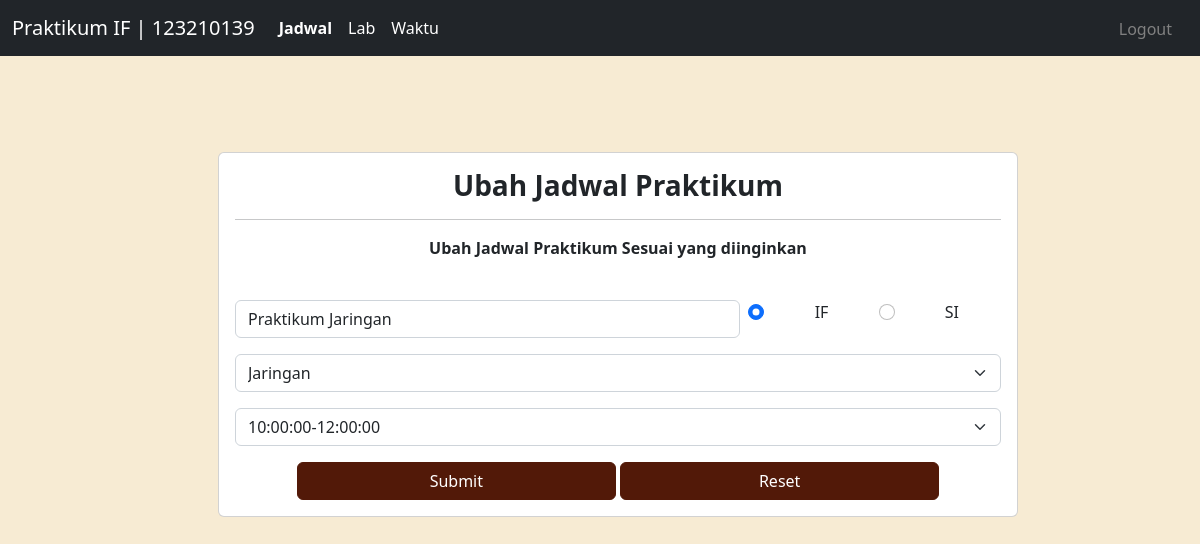
Page /edit_jadwal.php?id_jadwal=15 (signed in) on the committed database.
### tables this page shows
CREATE TABLE `jadwal` (
  `id_jadwal` int(11) NOT NULL,
  `mk` varchar(50) NOT NULL,
  `jurusan` varchar(2) NOT NULL,
  `id_lab` int(11) NOT NULL,
  `id_waktu` int(11) NOT NULL
);

### edit_jadwal.php (the view, shortened to what this page needs)
<!DOCTYPE html>
<html lang="en">
<head>
    <link href="https://cdn.jsdelivr.net/npm/bootstrap@5.2.2/dist/css/bootstrap.min.css" rel="stylesheet">
</head>
<body>
    <?php
    include "koneksi.php";
    $id_jadwal  = $_GET['id_jadwal'];
    $query      = mysqli_query($connect, "SELECT * FROM jadwal where id_jadwal=$id_jadwal");
    $data       = mysqli_fetch_array($query);
    ?>
    <nav class="navbar navbar-expand-lg bg-dark">
        <div class="container-fluid">
            <a class="navbar-brand">
                <font color="white">Praktikum IF | 123210139
            </a></font>
            <div class="collapse navbar-collapse" id="navbarNavAltMarkup">
                <div class="navbar-nav">
                    <a class="nav-link" href="jadwal.php">
                        <font color="white"><b>Jadwal</b>
                    </a></font>
                    <a class="nav-link" href="lab.php">
                        <font color="white">Lab
                    </a></font>
                    <a class="nav-link" href="waktu.php">
                        <font color="white">Waktu
                    </a></font>
                </div>
            </div>
            <a class="navbar-brand" href="logout.php">
                <font size="3" , color="grey">Logout</font>
            </a>
        </div>
    </nav>
    <br>
    <center>
        <div class="container m-5 p-4">
            <div class="card" style="width: 50rem;">
                <div class="card-body">
                    <h3><b>Ubah Jadwal Praktikum</b></h3>
                    <hr>
                    <p><b>Ubah Jadwal Praktikum Sesuai yang diinginkan</b></p>
                    <br>
                    <form method="POST" action="editjadwal_proses.php?id_jadwal=<?= $_GET['id_jadwal'] ?>" class="row g-3">
                        <div class="col-8">
                            <input type="text" class="form-control" aria-label="mk" name="mk" value="<?= $data['mk'] ?>">
                        </div>
                        <div class="form-check col-2">
                            <input class="form-check-input" type="radio" name="jurusan" id="gridRadios1" value="<?= $data['jurusan'] ?>" <?php if ($data['jurusan'] == 'IF') echo 'checked' ?>>
                            <label class="form-check-label" for="gridRadios1">
                                IF
                            </label>
                        </div>
                        <div class="form-check col-2">
                            <input class="form-check-input" type="radio" name="jurusan" id="gridRadios2" value="<?= $data['jurusan'] ?>" <?php if ($data['jurusan'] == 'SI') echo 'checked' ?>>
                            <label class="form-check-label" for="gridRadios2">
                                SI
                            </label>
                        </div>
                        <div class="col-12">
                            <select name="id_lab" id="inputState" class="form-select">
                                <?php
                                $sql2    = "SELECT * FROM lab;";
                                $query2  = mysqli_query($connect, $sql2);
                                while ($data_lab = mysqli_fetch_array($query2)) {
                                    if ($data['id_lab'] == $data_lab['id_lab']) {
                                        $select = "selected";
                                    } else {
                                        $select = "";
                                    }
                                    echo "<option value=" . $data_lab['id_lab'] . " $select>" . $data_lab['lab'] . "</option>";
                                }
                                ?>
                            </select>
                        </div>
                        <div class="col-12">
                            <select name="id_waktu" id="inputState" class="form-select">
                                <?php
                                $sql3    = "SELECT * FROM waktu;";
                                $query3  = mysqli_query($connect, $sql3);
                                while ($data_waktu = mysqli_fetch_array($query3)) {
                                    if ($data['id_waktu'] == $data_waktu['id_waktu']) {
                                        $select = "selected";
                                    } else {
                                        $select = "";
                                    }
                                    echo "<option value=" . $data_waktu['id_waktu'] . " $select>" . $data_waktu['waktu_mulai'] . "-" . $data_waktu['waktu_selesai'] . "</option>";
                                }
                                ?>
                            </select>
                        </div>
                        <div class="d-grid gap-2 col-12 d-md-block">
                            <input type="submit" class="btn btn-dark btn-custom col-5">
                            <button type="reset" class="btn btn-dark btn-custom col-5">Reset</button>
                        </div>
                    </form>
                </div>
            </div>
        </div>
    </center>
</body>
</html>

### edit_jadwal.php (style rules this page uses)
body { background-color: #f7ebd3; }
h3 { font-family: 'Segoe UI'; }
p { font-family: 'Segoe UI'; }
.btn-custom { color: #ffffff; background-color: #521908; border-color: #521908; }

### rows in the picture
jadwal: mk "Praktikum Jaringan", jurusan "☑ IF", jurusan "☐ SI"

### other values in the picture
form field id_lab "Jaringan"
form field id_waktu "10:00:00-12:00:00"
